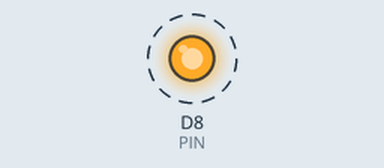
This sketch was run on a simulated ESP8266 (NodeMCU). Parts: output pins drawn as LEDs (lit = HIGH). Dashed ring = blinking.

Above: at 0.5 s.
Timing chart, 0 to 4.6 s (numbered marks = the images above):
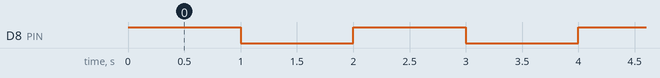

The sketch:

testBuzzer.ino
```cpp
/*
 * Test para el zumbador activo
 * OJO: ¡vigila la polaridad!
 */

// Buzzer
#define PIN  D8

void setup() {
   pinMode(PIN, OUTPUT);
}

void loop() {
  digitalWrite(PIN, HIGH);   // enciende el zumbador
  delay(1000);               // espera 1 segundo
  digitalWrite(PIN, LOW);    // apaga el zumbador
  delay(1000);               // espera 1 segundo
}
```

Measured:
- by itself, D8 (PIN): alternates HIGH for 1.0 s and LOW for 1.0 s
